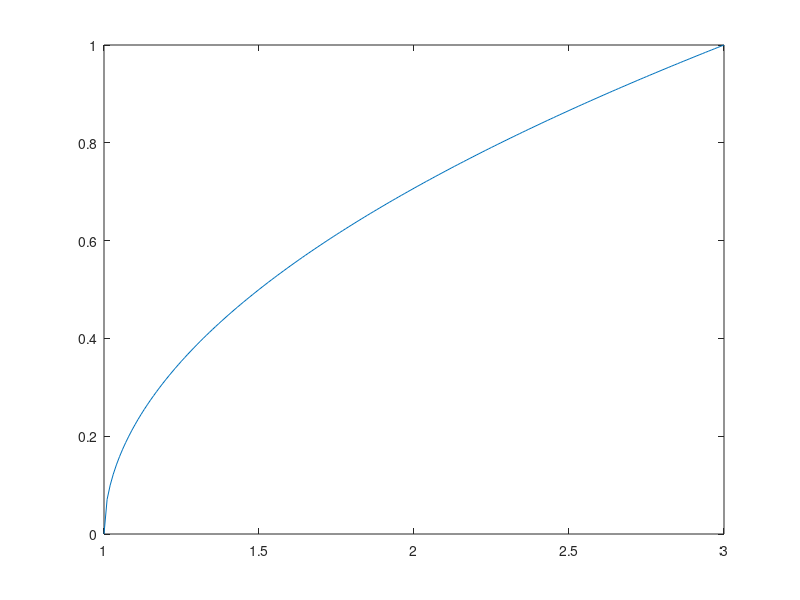

The MATLAB script that drew this image:
% nu = 1:1:60;
% D_eOverD = (nu+2)./nu;
% reldisp = sqrt(1./nu);
% plot(D_eOverD, reldisp)
x = 1:0.01:3;
y = sqrt((x-1)/2);
plot(x,y)
xlim([1 3])